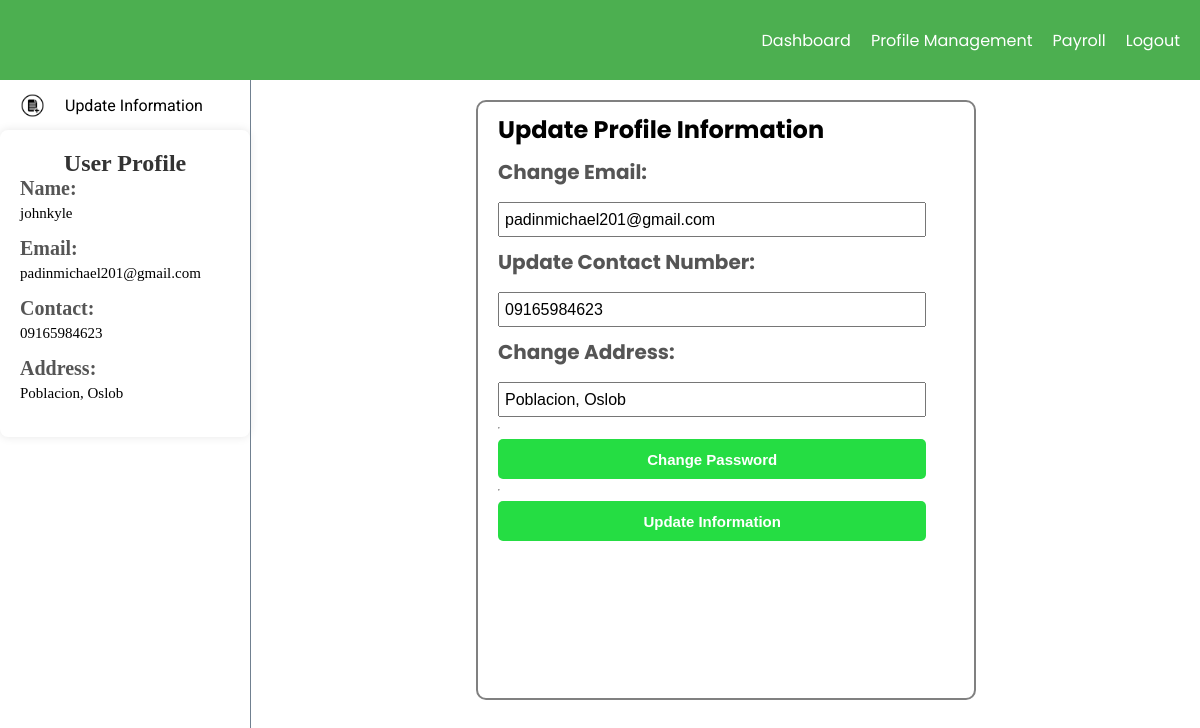
Screenshot of /update_info (signed in) with the database file from the repository.
### myapp/models.py (models this page shows, shortened)
class Employee(AbstractUser):
    name = models.CharField(max_length=255)
    email = models.EmailField()
    contact = models.CharField(max_length=15)
    address = models.TextField()
    username = models.CharField(max_length=255, unique=True)
    password = models.CharField(max_length=128)
    groups = models.ManyToManyField('auth.Group', related_name='employee_groups', blank=True)
    user_permissions = models.ManyToManyField('auth.Permission', related_name='employee_permissions', blank=True)

### myapp/views.py (the view, shortened to what this page needs)
# urls.py: path("update_info", views.update_info, name="update_info"),
def update_info(request):
    username = request.session.get('username')
    request.session['username'] = username
    get_info = Employee.objects.get(username=username)
    return render(request, 'user/profile-management.html', {
            'get_info' : get_info
        }) # Replace 'your_template_name.html' with the actual template name

### myapp/templates/user/profile-management.html (shortened to what this page needs)
<!DOCTYPE html>
<html lang="en">
<head>
    {% load static %}
    <link rel="stylesheet" href="{% static 'css/style.css' %}">
    <link rel="stylesheet" href="{% static 'css/navbar.css' %}">
    <link rel="stylesheet" href="{% static 'css/dashboard.css' %}">
    <link rel="stylesheet" href="{% static 'css/profile-management.css' %}">
</head>
<body>
    <nav>
        <ul class="navbar-ul">
            <li>
                <a href="{% url 'emp_view' %}">Dashboard</a>
            </li>
            <li>
                <a href="{% url 'update_info' %}">Profile Management</a>
            </li>
            <li>
                <a href="{% url 'view_calculation' %}">Payroll</a>
            </li>
            <li>
                <a href="{% url 'user_login' %}">Logout</a>
            </li>
        </ul>
    </nav>
    <div class="page-content">
        <aside class="aside-content">
            <ul class="aside-nav">
                <a class="aside-nav-items" href="{% url 'update_info' %}">
                    <img class="sidenav-logo" src="{% static 'images/update-info.png' %}" alt="logo">
                    Update Information
                </a>
            </ul>
            <div class="profile-container">
                <h1>User Profile</h1>
                <div class="profile-info">
                    <label for="name">Name:</label>
                    <p>{{ get_info.name }}</p>
                    <label for="email">Email:</label>
                    <p>{{ get_info.email }}</p>
                    <label for="contact">Contact:</label>
                    <p>{{ get_info.contact }}</p>
                    <label for="address">Address:</label>
                    <p>{{ get_info.address }}</p>
                </div>
            </div>
        </aside>
        <section class="dashboard-content">
            <div class="update-wrapper">
                <form action="{% url 'update_info' %}" method="post">
                    <div class="update-container">
                        <h2 class="title">Update Profile Information</h2>
                        <label for="email">Change Email:</label>
                        <input type="text" name="email"  value="{{ get_info.email }}" required>
                        <label for="contact">Update Contact Number:</label>
                        <input type="text" name="contact" value="{{ get_info.contact }}" required>
                        <label for="address">Change Address:</label>
                        <input type="text" name="address"   value="{{ get_info.address }}" required>
                        <hr>
                        <button type="button" onClick="showPasswordContainer()" id="show-pass-container">Change Password</button>
                        <hr>
                        <button type="submit">Update Information</button>
                    </div>
                </form>
            </div>
        </section>
    </div>
</body>
</html>

### myapp/static/css/style.css (style rules this page uses)
* { box-sizing: border-box; margin: 0; padding: 0; }
body { display: flex; flex-direction: column; }
nav { width: 100vw; height: 80px; background-color: #4CAF50; display: flex; flex-direction: row; justify-content: space-between; }
.navbar-ul { display: flex; justify-content: space-between; flex-direction: row; align-items: center; gap: 20px; margin-right: 20px; color: white; }
li { list-style-type: none; font-size: medium; color: white; }
a { text-decoration: none; color: white; font-family: 'Poppins', sans-serif; }

### myapp/static/css/navbar.css (style rules this page uses)
* { box-sizing: border-box; padding: 0; margin: 0; }
.page-content { height: calc(100vh - 160px); width: 100vw; display: flex; flex-direction: row; }
.aside-content { height: calc(100vh - 80px); width: 250px; }
.aside-nav { display: flex; flex-direction: column; }
.aside-nav-items { list-style-type: none; width: 250px; height: 50px; display: flex; justify-content: flex-start; align-items: center; font-family: 'Roboto', sans-serif; color: black; align-self: flex-start; margin-left: 20px; }
.sidenav-logo { height: 25px; width: 25px; margin-right: 20px; }
a { text-decoration: none; }

### myapp/static/css/dashboard.css (style rules this page uses)
.dashboard-content { height: calc(100vh - 80px); border-left: solid 1px; border-color: slategray; }

### myapp/static/css/profile-management.css (style rules this page uses)
* { box-sizing: border-box; margin: 0; padding: 0; }
.update-wrapper { width: calc(100vw - 250px); display: flex; justify-content: center; align-items: center; margin-top: 20px; }
.update-container { padding-top: 10px; width: 500px; height: 600px; border: 2px solid gray; border-radius: 10px; display: flex; flex-direction: column; justify-content: flex-start; align-items: flex-start; padding-left: 20px; gap: 10px; font-family: 'Poppins', sans-serif; }
.update-container input { height: 35px; width: 90%; padding: 5px; font-size: 16px; }
.update-container button { width: 90%; height: 40px; background-color: rgb(37, 221, 67); color: white; font-size: 15px; border-radius: 5px; border: none; font-weight: bold; cursor: pointer; }
hr { color: black; height: 2px; }
.profile-container { max-width: 100%; background-color: #fff; padding: 20px; border-radius: 8px; box-shadow: 0 0 10px rgba(0, 0, 0, 0.1); }
h1 { text-align: center; color: #333; }
label { display: block; font-weight: bold; margin-bottom: 5px; color: #555; font-size: 20px; }
p { margin: 0; font-size: 15px; }
.profile-info p { margin-bottom: 15px; }

### rows the page displays
Employee: name "johnkyle", email "padinmichael201@gmail.com", contact "09165984623", address "Poblacion, Oslob"
